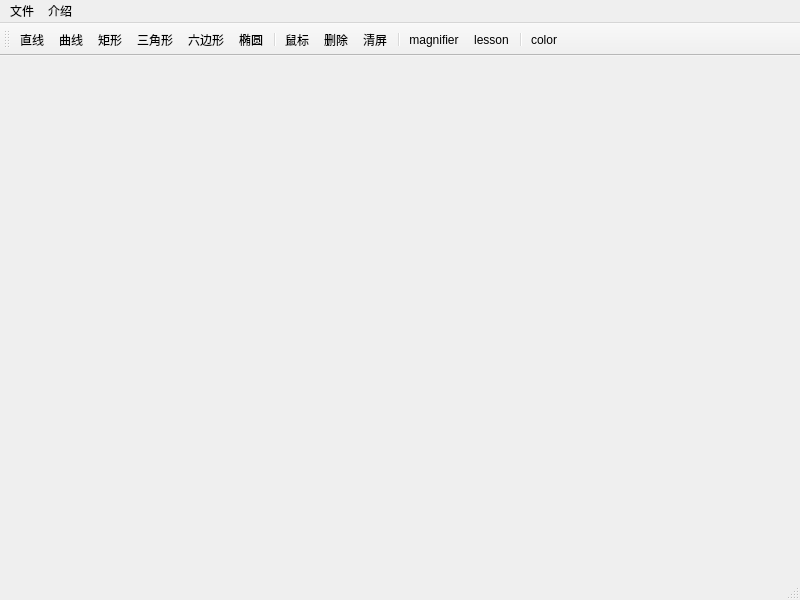
<?xml version="1.0" encoding="UTF-8"?>
<ui version="4.0">
 <class>MainWindow</class>
 <widget class="QMainWindow" name="MainWindow">
  <property name="geometry">
   <rect>
    <x>0</x>
    <y>0</y>
    <width>800</width>
    <height>600</height>
   </rect>
  </property>
  <property name="windowTitle">
   <string>YLPainter</string>
  </property>
  <property name="windowIcon">
   <iconset resource="res.qrc">
    <normaloff>:/icon/mainIcon.png</normaloff>:/icon/mainIcon.png</iconset>
  </property>
  <property name="autoFillBackground">
   <bool>false</bool>
  </property>
  <widget class="QWidget" name="centralwidget">
   <layout class="QVBoxLayout" name="verticalLayout">
    <item>
     <layout class="QHBoxLayout" name="horizontalLayout">
      <property name="spacing">
       <number>0</number>
      </property>
     </layout>
    </item>
   </layout>
  </widget>
  <widget class="QMenuBar" name="menubar">
   <property name="geometry">
    <rect>
     <x>0</x>
     <y>0</y>
     <width>800</width>
     <height>26</height>
    </rect>
   </property>
   <widget class="QMenu" name="menu">
    <property name="title">
     <string>文件</string>
    </property>
    <addaction name="action_new"/>
    <addaction name="action_open"/>
    <addaction name="action_save"/>
    <addaction name="separator"/>
    <addaction name="action_close"/>
    <addaction name="action_quit"/>
   </widget>
   <widget class="QMenu" name="menu_help">
    <property name="title">
     <string>介绍</string>
    </property>
   </widget>
   <addaction name="menu"/>
   <addaction name="menu_help"/>
  </widget>
  <widget class="QToolBar" name="toolBar">
   <property name="windowTitle">
    <string>toolBar</string>
   </property>
   <attribute name="toolBarArea">
    <enum>TopToolBarArea</enum>
   </attribute>
   <attribute name="toolBarBreak">
    <bool>false</bool>
   </attribute>
   <addaction name="action_line"/>
   <addaction name="action_curve"/>
   <addaction name="action_rect"/>
   <addaction name="action_triangle"/>
   <addaction name="action_hexagon"/>
   <addaction name="action_ellipse"/>
   <addaction name="separator"/>
   <addaction name="action_mouse"/>
   <addaction name="action_delete"/>
   <addaction name="action_clear"/>
   <addaction name="separator"/>
   <addaction name="action_magnifier"/>
   <addaction name="action_lesson"/>
   <addaction name="separator"/>
   <addaction name="action_color"/>
  </widget>
  <widget class="QStatusBar" name="statusbar"/>
  <action name="action_new">
   <property name="icon">
    <iconset resource="res.qrc">
     <normaloff>:/icon/new.png</normaloff>:/icon/new.png</iconset>
   </property>
   <property name="text">
    <string>新建</string>
   </property>
  </action>
  <action name="action_open">
   <property name="icon">
    <iconset resource="res.qrc">
     <normaloff>:/icon/open.png</normaloff>:/icon/open.png</iconset>
   </property>
   <property name="text">
    <string>打开</string>
   </property>
  </action>
  <action name="action_save">
   <property name="icon">
    <iconset resource="res.qrc">
     <normaloff>:/icon/save.png</normaloff>:/icon/save.png</iconset>
   </property>
   <property name="text">
    <string>保存</string>
   </property>
  </action>
  <action name="action_close">
   <property name="text">
    <string>关闭</string>
   </property>
  </action>
  <action name="action_quit">
   <property name="text">
    <string>退出</string>
   </property>
  </action>
  <action name="action_line">
   <property name="checkable">
    <bool>true</bool>
   </property>
   <property name="icon">
    <iconset resource="res.qrc">
     <normaloff>:/icon/zhixian.png</normaloff>:/icon/zhixian.png</iconset>
   </property>
   <property name="text">
    <string>直线</string>
   </property>
   <property name="toolTip">
    <string>直线</string>
   </property>
  </action>
  <action name="action_curve">
   <property name="checkable">
    <bool>true</bool>
   </property>
   <property name="icon">
    <iconset resource="res.qrc">
     <normaloff>:/icon/quxian.png</normaloff>:/icon/quxian.png</iconset>
   </property>
   <property name="text">
    <string>曲线</string>
   </property>
   <property name="toolTip">
    <string>曲线</string>
   </property>
  </action>
  <action name="action_rect">
   <property name="checkable">
    <bool>true</bool>
   </property>
   <property name="icon">
    <iconset resource="res.qrc">
     <normaloff>:/icon/juxing.png</normaloff>:/icon/juxing.png</iconset>
   </property>
   <property name="text">
    <string>矩形</string>
   </property>
   <property name="toolTip">
    <string>矩形</string>
   </property>
  </action>
  <action name="action_mouse">
   <property name="checkable">
    <bool>true</bool>
   </property>
   <property name="icon">
    <iconset resource="res.qrc">
     <normaloff>:/icon/shubiao.png</normaloff>:/icon/shubiao.png</iconset>
   </property>
   <property name="text">
    <string>鼠标</string>
   </property>
   <property name="toolTip">
    <string>鼠标</string>
   </property>
  </action>
  <action name="action_clear">
   <property name="checkable">
    <bool>false</bool>
   </property>
   <property name="icon">
    <iconset resource="res.qrc">
     <normaloff>:/icon/qingping.png</normaloff>:/icon/qingping.png</iconset>
   </property>
   <property name="text">
    <string>清屏</string>
   </property>
  </action>
  <action name="action_delete">
   <property name="checkable">
    <bool>false</bool>
   </property>
   <property name="icon">
    <iconset resource="res.qrc">
     <normaloff>:/icon/delete.png</normaloff>:/icon/delete.png</iconset>
   </property>
   <property name="text">
    <string>删除</string>
   </property>
   <property name="toolTip">
    <string>删除</string>
   </property>
  </action>
  <action name="action_triangle">
   <property name="checkable">
    <bool>true</bool>
   </property>
   <property name="icon">
    <iconset resource="res.qrc">
     <normaloff>:/icon/triangle.png</normaloff>:/icon/triangle.png</iconset>
   </property>
   <property name="text">
    <string>三角形</string>
   </property>
   <property name="toolTip">
    <string>三角形</string>
   </property>
  </action>
  <action name="action_hexagon">
   <property name="checkable">
    <bool>true</bool>
   </property>
   <property name="icon">
    <iconset resource="res.qrc">
     <normaloff>:/icon/hexagon.png</normaloff>:/icon/hexagon.png</iconset>
   </property>
   <property name="text">
    <string>六边形</string>
   </property>
   <property name="toolTip">
    <string>六边形</string>
   </property>
  </action>
  <action name="action_ellipse">
   <property name="checkable">
    <bool>true</bool>
   </property>
   <property name="icon">
    <iconset resource="res.qrc">
     <normaloff>:/icon/ellipse.png</normaloff>:/icon/ellipse.png</iconset>
   </property>
   <property name="text">
    <string>椭圆</string>
   </property>
   <property name="toolTip">
    <string>椭圆</string>
   </property>
  </action>
  <action name="action_magnifier">
   <property name="checkable">
    <bool>true</bool>
   </property>
   <property name="icon">
    <iconset resource="res.qrc">
     <normaloff>:/icon/fangdajing.png</normaloff>:/icon/fangdajing.png</iconset>
   </property>
   <property name="text">
    <string>magnifier</string>
   </property>
   <property name="iconVisibleInMenu">
    <bool>false</bool>
   </property>
  </action>
  <action name="action_lesson">
   <property name="checkable">
    <bool>true</bool>
   </property>
   <property name="icon">
    <iconset resource="res.qrc">
     <normaloff>:/icon/suoxiaojingcopy.png</normaloff>:/icon/suoxiaojingcopy.png</iconset>
   </property>
   <property name="text">
    <string>lesson</string>
   </property>
  </action>
  <action name="action_color">
   <property name="icon">
    <iconset resource="res.qrc">
     <normaloff>:/icon/color.png</normaloff>:/icon/color.png</iconset>
   </property>
   <property name="text">
    <string>color</string>
   </property>
  </action>
 </widget>
 <resources>
  <include location="res.qrc"/>
 </resources>
 <connections/>
</ui>
